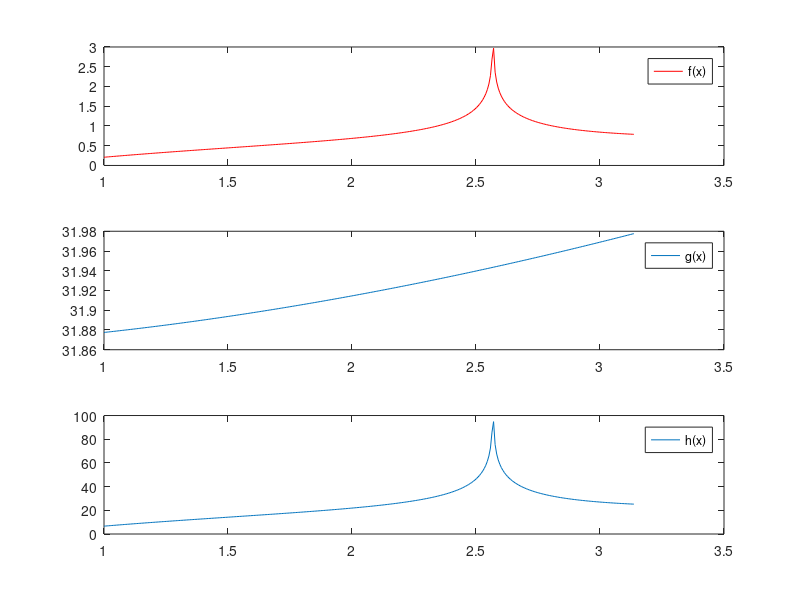

The MATLAB source for this figure:
x=1:pi/500:pi;
f=(log10(abs(tan((2*x/3)+3))+x))/log10(9);
g=sqrt(1+((x).^(7/4)+abs((exp(2*x))/cos(2*x+3))^1.5));
h=f.*g
figure
subplot(3,1,1)
plot(x,f,'r')
legend('f(x)')
subplot(3,1,2)
plot(x,g)
legend('g(x)')
subplot(3,1,3)
plot(x,h)
legend('h(x)')